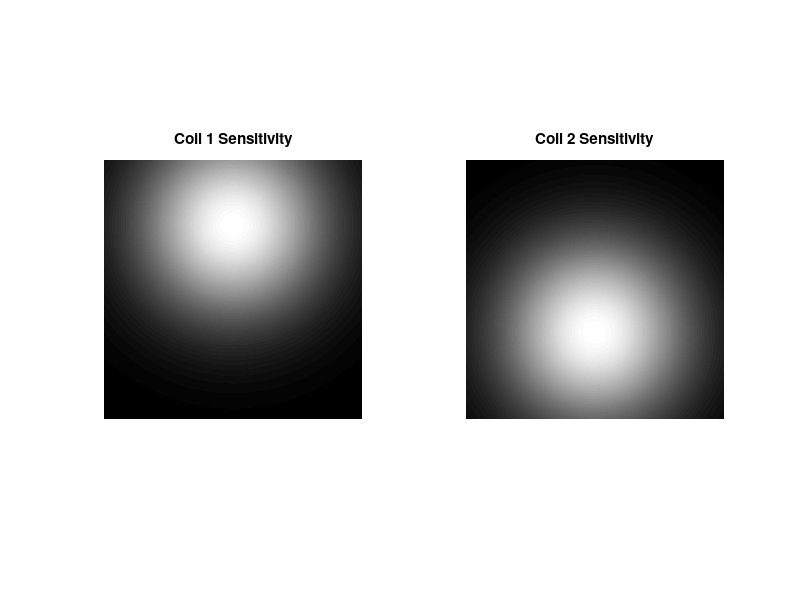

The MATLAB source for this figure: (Note: this script raises an error after producing the figure.)
% GRAPPA simulation
%%
clear all;
clc;
%%
% Create synthetic coil sensitivity profiles for a two-coil system

% Define image size
image_size = [512, 512];

% Create a coordinate grid
[x, y] = meshgrid(1:image_size(2), 1:image_size(1));

% Define the centers and widths of the sensitivity profiles for both coils
center_x_coil1 = image_size(2) / 2;
center_y_coil1 = image_size(1) / 4;
sigma_x_coil1 = image_size(2) / 4;
sigma_y_coil1 = image_size(1) / 4;

center_x_coil2 = 2 * image_size(2) / 4;
center_y_coil2 = image_size(1) / 1.5;
sigma_x_coil2 = image_size(2) / 4;
sigma_y_coil2 = image_size(1) / 4;

% Generate 2D Gaussian sensitivity profiles for both coils
coil_sensitivity1 = exp(-((x - center_x_coil1).^2 / (2 * sigma_x_coil1^2) + (y - center_y_coil1).^2 / (2 * sigma_y_coil1^2)));
coil_sensitivity2 = exp(-((x - center_x_coil2).^2 / (2 * sigma_x_coil2^2) + (y - center_y_coil2).^2 / (2 * sigma_y_coil2^2)));

% Normalize the sensitivity profiles
coil_sensitivity1 = coil_sensitivity1 / max(coil_sensitivity1(:));
coil_sensitivity2 = coil_sensitivity2 / max(coil_sensitivity2(:));

% Display the synthetic coil sensitivity maps for both coils
figure(1);
subplot(1, 2, 1);
imshow(coil_sensitivity1, []);
title('Coil 1 Sensitivity');

subplot(1, 2, 2);
imshow(coil_sensitivity2, []);
title('Coil 2 Sensitivity');

%% Down sampling coils's sense
% Load the k-space data and coil sensitivity maps (you should replace this with your actual data)
load('brain.mat'); % Replace with your own k-space data
%load('coil_sensitivity.mat'); % Replace with your own coil sensitivity maps
coil_sensitivities = zeros(512,512,2);
coil_sensitivities(:,:,1)= coil_sensitivity1;
coil_sensitivities(:,:,2)= coil_sensitivity2;
undersampled_kspace_data = zeros(512,512,2);
kspace_sense1 = fft2c(im.*(coil_sensitivity1));
kspace_sense1(1:2:end,:) = 0;
kspace_sense2 = fft2c(im.*(coil_sensitivity2));
kspace_sense2(1:2:end,:) = 0;
undersampled_kspace_data(:,:,1)= kspace_sense1;
undersampled_kspace_data(:,:,2)= kspace_sense2;

%% Build GRAPPA kernel - 3xn
n = 3;
kspace1_full_sampled = fft2c(im.*(coil_sensitivity1));
kspace2_full_sampled = fft2c(im.*(coil_sensitivity2));

start_Idx = 240;
end_Idx = 260;

kNo = 1; %kernel number
for ky=start_Idx:end_Idx
    for kx=1:512-n+1
        S_coil1_temp(kNo,:) = reshape(kspace1_full_sampled(ky:ky+2,kx:kx+n-1)',[1,3*n]); 
        S_coil2_temp(kNo,:) = reshape(kspace2_full_sampled(ky:ky+2,kx:kx+n-1)',[1,3*n]); 
        kNo = kNo + 1;
    end
end

% Erasing the unwanted rows
S_coil1 = S_coil1_temp(:,[1:n,2*n+1:3*n]);
S_coil2 = S_coil2_temp(:,[1:n,2*n+1:3*n]);

% Get the right target points matrix
T_coil1 = S_coil1_temp(:,round((3*n)/2));
T_coil2 = S_coil2_temp(:,round((3*n)/2));

% Get the total matrix
S = [S_coil1 S_coil2];
T = [T_coil1 T_coil2];

Weights_mat = pinv(S)*T;

% Get missing values
kNo=1;
for ky=1:2:512-2
    for kx=1:512-n+1
        coil1_S_temp(kNo,:) = reshape(kspace_sense1(ky:ky+2,kx:kx+n-1)',[1,3*n]);
        coil2_S_temp(kNo,:) = reshape(kspace_sense2(ky:ky+2,kx:kx+n-1)',[1,3*n]); 
        kNo = kNo + 1;
    end
end

% get S for all Kx,Ky
coil1_S = coil1_S_temp(:,[1:n,2*n+1:3*n]);
coil2_S = coil2_S_temp(:,[1:n,2*n+1:3*n]);

S_all = [coil1_S coil2_S]; 

T_all = S_all*Weights_mat;
%%

T_coil1 = (reshape(T_all(:,1),[512-n+1,255]))';
T_coil2 = (reshape(T_all(:,2),[512-n+1,255]))';

% Fill the new Kx,Ky
coil1_recon = kspace_sense1;
coil2_recon = kspace_sense2;

%%
coil1_extra_samples = kspace_sense1;
coil1_extra_samples(start_Idx:end_Idx,:) = kspace1_full_sampled(start_Idx:end_Idx,:);
coil2_extra_samples = kspace_sense2;
coil2_extra_samples(start_Idx:end_Idx,:) = kspace2_full_sampled(start_Idx:end_Idx,:);

% coil1_recon(1:2:end-2,2:end-n+2) =  T_coil1;
% coil2_recon(1:2:end-2,2:end-n+2) =  T_coil2;

coil1_recon(start_Idx:end_Idx,:) =  kspace1_full_sampled(start_Idx:end_Idx,:);
coil2_recon(start_Idx:end_Idx,:) =  kspace2_full_sampled(start_Idx:end_Idx,:);

im_coil1_recon = ifft2c(coil1_recon);
im_coil2_recon = ifft2c(coil2_recon);

figure(2);
subplot(1,3,1);
imagesc(abs(im));
colormap('gray');
title('Original image');
% subplot(2,2,2);
% imagesc(abs(ifft2c(coil1_extra_samples))+abs(ifft2c(coil2_extra_samples)));
% colormap('gray');
% title('Non GRAPPGA interpolation image');
subplot(1,3,2);
imagesc(abs(im_coil2_recon)+abs(im_coil1_recon));
colormap('gray');
title('GRAPPA reconstructed image');
subplot(1,3,3);
imagesc(abs(ifft2c(kspace_sense1))+abs(ifft2c(kspace_sense2)));
colormap('gray');
title('Downsampled image');